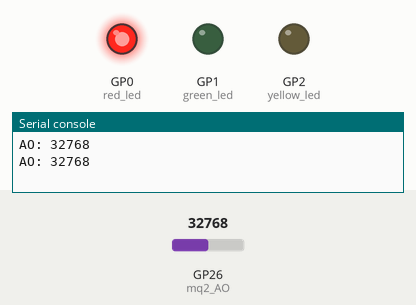
Bench run of a program on a simulated Raspberry Pi Pico running MicroPython. Shown: output pins drawn as LEDs (lit = HIGH), the last lines printed to the serial console. The test bench sets the inputs (shaded band); at power-on: GP26 (mq2_AO) = 32768 (analog values on the 0–65535 scale).

Above: at 1.2 s.
1.3 s: GP26 (mq2_AO) set to 14944
3.2 s: GP26 (mq2_AO) set to 13568
At 4.4 s:
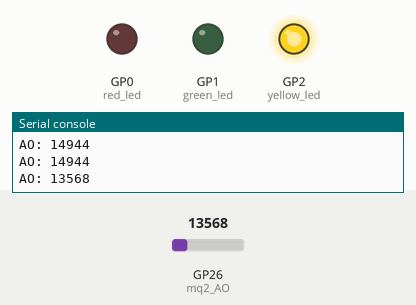
5.5 s: GP26 (mq2_AO) set to 12416
7.2 s: GP26 (mq2_AO) set to 11568
At 8.7 s:
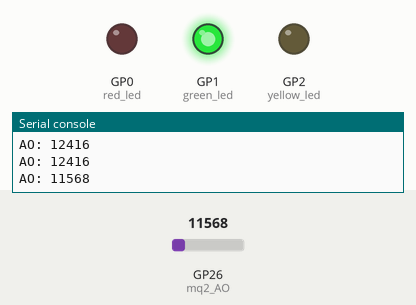
9.5 s: GP26 (mq2_AO) set to 12655
At 11.2 s:
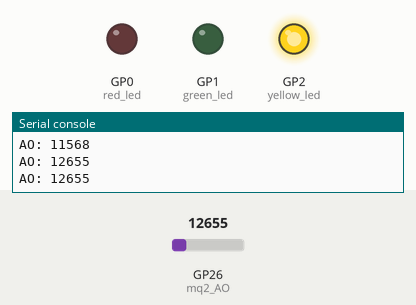
11.5 s: GP26 (mq2_AO) set to 11345
At 12.9 s:
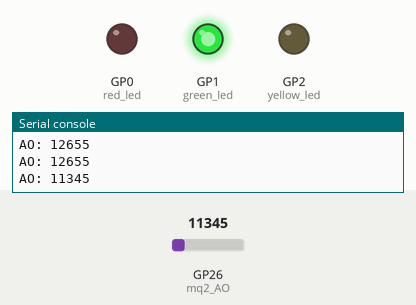
Timing chart, 0 to 14.5 s (numbered marks = the images above; inputs shaded):
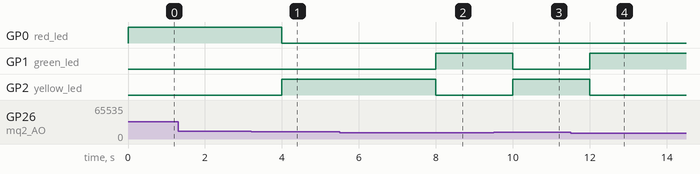

Measured:
- the behaviour switches between 14016 and 14000 on GP26 (mq2_AO) (found by bisection; images 0 and 1)
- the behaviour switches between 12000 and 11984 on GP26 (mq2_AO) (found by bisection; images 1 and 2)
- after the input at 3.2 s, GP0 (red_led): HIGH → LOW after 0.80 s; GP2 (yellow_led): LOW → HIGH after 0.80 s
- after the input at 7.2 s, GP1 (green_led): LOW → HIGH after 0.80 s; GP2 (yellow_led): HIGH → LOW after 0.80 s
- after the input at 9.5 s, GP1 (green_led): HIGH → LOW after 0.50 s; GP2 (yellow_led): LOW → HIGH after 0.50 s
- after the input at 11.5 s, GP1 (green_led): LOW → HIGH after 0.50 s; GP2 (yellow_led): HIGH → LOW after 0.50 s

The program:

gas_sensor.py
```python
import machine
import utime

# Define GPIO pins for the traffic light LEDs
RED_PIN = 0
GREEN_PIN = 1
YELLOW_PIN = 2

# Initialize GPIO pins for LEDs
red_led = machine.Pin(RED_PIN, machine.Pin.OUT)
yellow_led = machine.Pin(YELLOW_PIN, machine.Pin.OUT)
green_led = machine.Pin(GREEN_PIN, machine.Pin.OUT)

# Initialize an ADC object on GPIO pin 26.
mq2_AO = machine.ADC(26)

# Function to control the traffic light based on gas sensor reading
def control_traffic_light(gas_value):
    if gas_value > 14000:
        green_led.off()
        yellow_led.off()
        red_led.on()
    elif 12000 <= gas_value <= 14000:
        red_led.off()
        green_led.off()
        yellow_led.on()
    else:
        red_led.off()
        yellow_led.off()
        green_led.on()

# Continuously read and control traffic light based on sensor data
while True:
    gas_value = mq2_AO.read_u16()  # Read and convert analog value to 16-bit integer
    print("AO:", gas_value)  # Print the analog value
    control_traffic_light(gas_value)
    utime.sleep_ms(1000)  # Wait for 300 milliseconds before next reading and control
```
